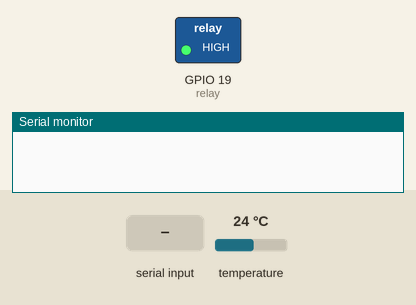
Bench run of a sketch on a simulated ESP32. Shown: switched loads named in the sketch (green lamp = pin HIGH), the last lines printed to the serial monitor. The test bench sets the inputs (shaded band); at power-on: temperature 24 °C. The modem accepts every AT command (registered, SIM ready, sends succeed) and sends nothing else.

Above: at 0.1 s.
At 1.8 s:
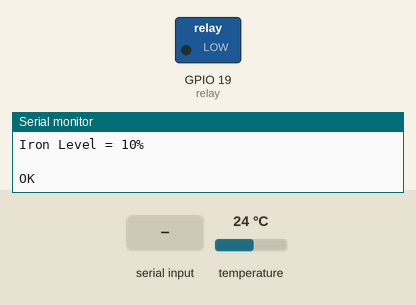
1.9 s: "1" received over the second serial link
Timing chart, 0 to 4.9 s (numbered marks = the images above; inputs shaded):
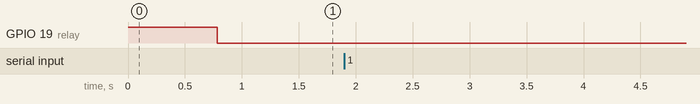

The sketch:

Main.ino
```cpp
#include <OneWire.h>
#include <DallasTemperature.h>

#define VREF 3.3
#define SCOUNT 30
#define TdsSensorPin A0
#define phPin A3
#define ONE_WIRE_BUS 4
#define relay 19

int analogBuffer[SCOUNT];
int analogBufferTemp[SCOUNT];
int analogBufferIndex = 0;
int copyIndex = 0;
float tdsValue = 0;
float averageVoltage = 0;
float temperature = 25;
float prev = 6969;
String tds = "";

OneWire oneWire(ONE_WIRE_BUS);
DallasTemperature sensors(&oneWire);

int getMedianNum(int bArray[], int iFilterLen) {
  int bTab[iFilterLen];
  for (byte i = 0; i<iFilterLen; i++)
  bTab[i] = bArray[i];
  int i, j, bTemp;
  for (j = 0; j < iFilterLen - 1; j++) {
    for (i = 0; i < iFilterLen - j - 1; i++) {
      if (bTab[i] > bTab[i + 1]) {
        bTemp = bTab[i];
        bTab[i] = bTab[i + 1];
        bTab[i + 1] = bTemp;
      }
    }
  }
  if ((iFilterLen & 1) > 0){
    bTemp = bTab[(iFilterLen - 1) / 2];
  }
  else {
    bTemp = (bTab[iFilterLen / 2] + bTab[iFilterLen / 2 - 1]) / 2;
  }
  return bTemp;
}

float Temp() {
  float celcius;
  sensors.requestTemperatures();
  celcius = sensors.getTempCByIndex(0);

  return celcius;
}

float PH() {
  float calibration_value = 22.00;
  unsigned long int avgValue;
  avgValue=analogRead(phPin);
  float phValue=(float)avgValue*5.0/1024/6;
  phValue = (-5.70 * phValue + calibration_value)/2;

  return phValue;
}

String AT(String cmd) {
  char param[500] = "";

  Serial2.println(cmd);
  delay(250);

  unsigned long timeout = millis() + 9000;
  while (!Serial2.available() && millis() < timeout) {}
  int i=0;
  while (Serial2.available()) {
    param[i] = Serial2.read();
    i++;
  }
  return String(param);
}

bool startHTTP() {
  digitalWrite(relay,LOW);
  String tem;
  tem = AT("AT+HTTPINIT");
  AT("AT+HTTPTERM");
  if(tem.indexOf("OK") > 0){
    tem = AT("AT+CGNSSPWR=1");
    if(tem.indexOf("OK") > 0){
      return true;
    }
    else{
      return false;
      }
  }
  else {
    return false;
  }

}

void setup() {
  Serial.begin(115200);
  Serial2.begin(115200, SERIAL_8N1, 17, 16);
  Serial.setTimeout(1000);
  pinMode(TdsSensorPin,INPUT);
  pinMode(phPin, INPUT);
  pinMode(relay, OUTPUT);
  digitalWrite(relay,HIGH);
  sensors.begin();
}

void loop() {
  String ph = String(PH());
  String tempe = String(Temp());

//
  static unsigned long analogSampleTimepoint = millis();
  if(millis()-analogSampleTimepoint > 40U){
    analogSampleTimepoint = millis();
    analogBuffer[analogBufferIndex] = analogRead(TdsSensorPin);
    analogBufferIndex++;
    if(analogBufferIndex == SCOUNT){
      analogBufferIndex = 0;
    }
  }

  static unsigned long printTimepoint = millis();
  if(millis()-printTimepoint > 800U){
    printTimepoint = millis();
    for(copyIndex=0; copyIndex<SCOUNT; copyIndex++){
      analogBufferTemp[copyIndex] = analogBuffer[copyIndex];
      averageVoltage = getMedianNum(analogBufferTemp,SCOUNT) * (float)VREF / 1024.0;
      float compensationCoefficient = 1.0+0.02*(temperature-25.0);
      float compensationVoltage=averageVoltage/compensationCoefficient;
      tdsValue=(133.42*compensationVoltage*compensationVoltage*compensationVoltage - 255.86*compensationVoltage*compensationVoltage + 857.39*compensationVoltage)*0.25;
    }
    if (tdsValue != prev){
    tds = String(tdsValue);
    prev = tdsValue;
    }
  }
//
  Serial.println(" ");
  Serial.println("Temperature = " + tempe + " C");
  Serial.println("PH = " + ph);
  Serial.println("TDS = " + tds + " ppm");
  Serial.println("Oxygen Level = 98%");
  Serial.println("Iron Level = 10%");
  Serial.println(" ");

  if (startHTTP() == true) {

  //temperature
  Serial.println(AT("AT+HTTPINIT"));
  String turl = "AT+HTTPPARA=\"URL\",\"https://blr1.blynk.cloud/external/api/update?token=17yAqzW_2tOwwStwzom90C74iv3vIPin&v0=" + tempe + "\"";
  Serial.println(AT(turl));
  Serial.println(AT("AT+HTTPACTION=0"));
  Serial.println(AT("AT+HTTPTERM"));

  // //tds
  Serial.println(AT("AT+HTTPINIT"));
  String surl = "AT+HTTPPARA=\"URL\",\"https://blr1.blynk.cloud/external/api/update?token=17yAqzW_2tOwwStwzom90C74iv3vIPin&v1=" + tds + "\"";
  Serial.println(AT(surl));
  Serial.println(AT("AT+HTTPACTION=0"));
  Serial.println(AT("AT+HTTPTERM"));

  // //ph
  Serial.println(AT("AT+HTTPINIT"));
  String purl = "AT+HTTPPARA=\"URL\",\"https://blr1.blynk.cloud/external/api/update?token=17yAqzW_2tOwwStwzom90C74iv3vIPin&v2=" + ph + "\"";
  Serial.println(AT(purl));
  Serial.println(AT("AT+HTTPACTION=0"));
  Serial.println(AT("AT+HTTPTERM"));

  // GPS
  String lat1 = "";
  String lat2 = "";
  String lon1 = "";
  String lon2 = "";
  String tgps = "";
  char ttgps[500] = "";

  tgps = (AT("AT+CGNSSINFO"));
  for (int t=0;t<tgps.length();t++){
    ttgps[t] = tgps[t];
  }

  char *token;
  token = strtok(ttgps, "+CGNSSINFO:");
  token = strtok(NULL, ",");
  token = strtok(NULL, ",");
  token = strtok(NULL, ",");
  token = strtok(NULL, ",");
  token = strtok(NULL, ",");
  lat1 = token;
  if (lat1.length()>0){}
  else{
    lat1 = "";
  }
  token = strtok(NULL, ",");
  lat2 = token;
  if (lat2.length()>0){}
  else{
    lat2 = "";
  }
  token = strtok(NULL, ",");
  lon1 = token;
  if (lon1.length()>0){}
  else{
    lon1 = "";
  }
  token = strtok(NULL, ",");
  lon2 = token;
  if (lon2.length()>0){}
  else{
    lon2 = "";
  }

  // LATITUDE
  Serial.println(AT("AT+HTTPINIT"));
  String laurl = "AT+HTTPPARA=\"URL\",\"https://blr1.blynk.cloud/external/api/update?token=17yAqzW_2tOwwStwzom90C74iv3vIPin&v3=" + lat1 + "%20" + lat2 + "\"";
  Serial.println(AT(laurl));
  Serial.println(AT("AT+HTTPACTION=0"));
  Serial.println(AT("AT+HTTPTERM"));

  // LONGITUDE
  Serial.println(AT("AT+HTTPINIT"));
  String lourl = "AT+HTTPPARA=\"URL\",\"https://blr1.blynk.cloud/external/api/update?token=17yAqzW_2tOwwStwzom90C74iv3vIPin&v4=" + lon1 + "%20" + lon2 + "\"";
  Serial.println(AT(lourl));
  Serial.println(AT("AT+HTTPACTION=0"));
  Serial.println(AT("AT+HTTPTERM"));

  }

  Serial.println("Network Error");
  delay(5000);
}
```
